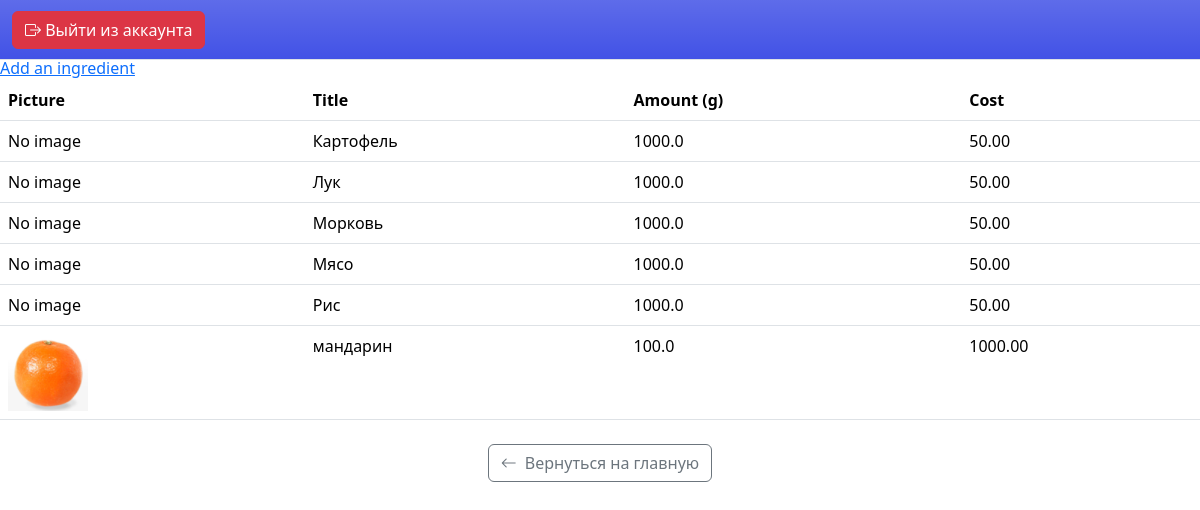
The page /canadmin/ingredients/ on the database as committed earlier.
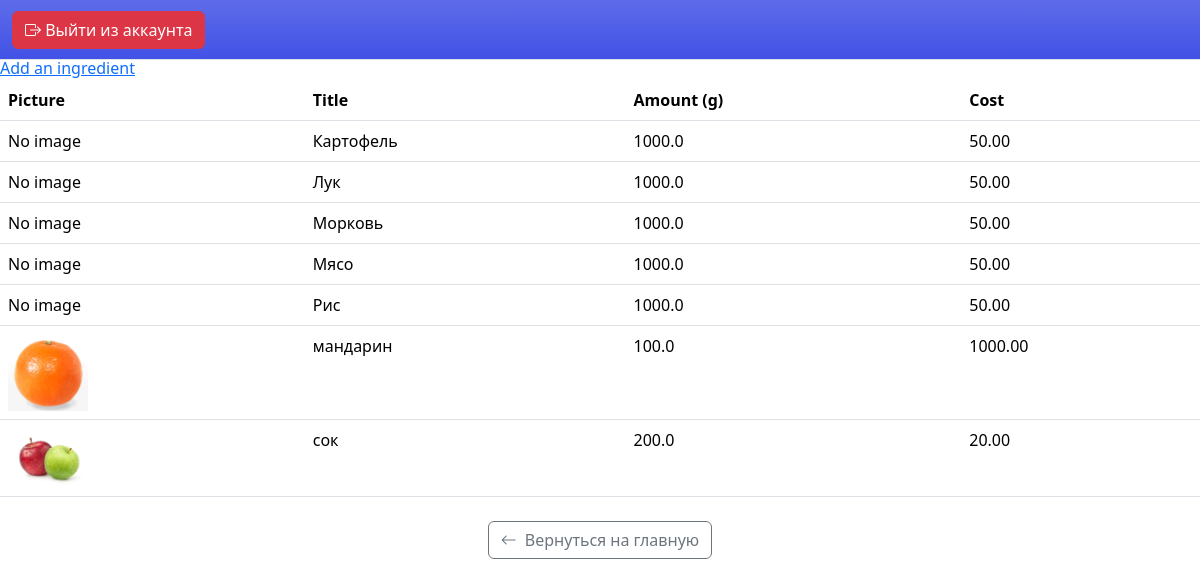
The same page on the database as committed later.
### cook/models.py (models this page shows, shortened)
class Ingredient(models.Model):
    title = models.CharField(max_length=255)
    amount = models.FloatField(default=0)
    cost = models.DecimalField(max_digits=10, decimal_places=2)
    picture = models.ImageField(upload_to="pictures/ingredients", null=True, blank=True)

### canadmin/views.py (the view)
# urls.py: path('ingredients/', views.ingredient_list, name='ingredient_list'),
def ingredient_list(request):
    ingredients = Ingredient.objects.all().order_by('title')
    return render(request, 'canadmin/ingredient_list.html', {'ingredients': ingredients})

### templates/canadmin/ingredient_list.html
{% extends "base/base_cook.html" %}
{% block content %}
<h1>Ingredient List</h1>
<a href="{% url 'ingredadd' %}">Add an ingredient</a>
<table class="table">
    <thead>
        <tr>
            <th>Picture</th>
            <th>Title</th>
            <th>Amount (g)</th>
            <th>Cost</th>
        </tr>
    </thead>
    <tbody>
        {% for ingredient in ingredients %}
        <tr>
            <td>
                {% if ingredient.picture %}
                    <img src="{{ ingredient.picture.url }}" alt="{{ ingredient.title }}" width="80">
                {% else %}
                    No image
                {% endif %}
            </td>
            <td>{{ ingredient.title }}</td>
            <td>{{ ingredient.amount }}</td>
            <td>{{ ingredient.cost }}</td>
        </tr>
        {% endfor %}
    </tbody>
</table>
    <div class="text-center mt-3">
        <a href="{% url 'admin_main_page' %}" class="btn btn-outline-secondary mt-2"><i class="bi bi-arrow-left me-2"></i>Вернуться на главную</a>
    </div>
{% endblock %}

### templates/base/base_cook.html (shortened to what this page needs)
{%load static %}
<!DOCTYPE html>
<html>
<head>
</head>
<body>
    <link href="https://cdn.jsdelivr.net/npm/bootstrap@5.3.8/dist/css/bootstrap.min.css" rel="stylesheet">
    <link rel="stylesheet" href="https://cdn.jsdelivr.net/npm/bootstrap-icons@1.10.0/font/bootstrap-icons.css">
    <nav class="navbar bg-top bg-gradient text-white fixed-top border-bottom py-2" style="min-height: 60px;">
        <div class="container-fluid d-flex justify-content-between align-items-center position-relative">
            <a href="{% url 'logout' %}" class="btn btn-danger"><i class="bi bi-box-arrow-right"></i> Выйти из аккаунта</a>
        </div>
    </nav>
{% block content %}
{% endblock %}
</body>
</html>

### templates/base/base_cook.html (style rules this page uses)
.bg-top { background-color: #4252e6; }

Rows that differ between the two databases and show on the page:
added Ingredient: picture (picture), title "сок", amount "200.0", cost "20.00"
